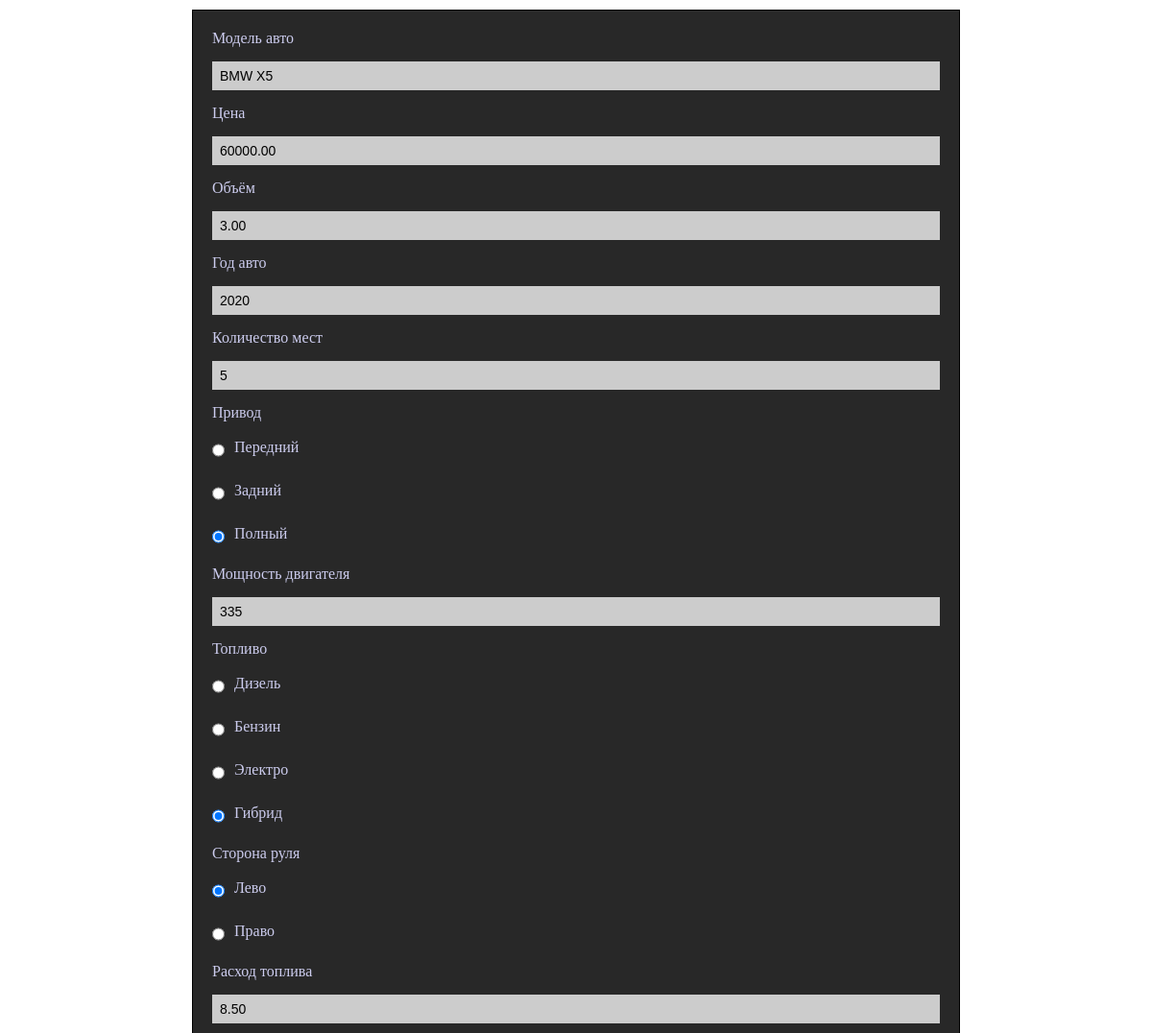
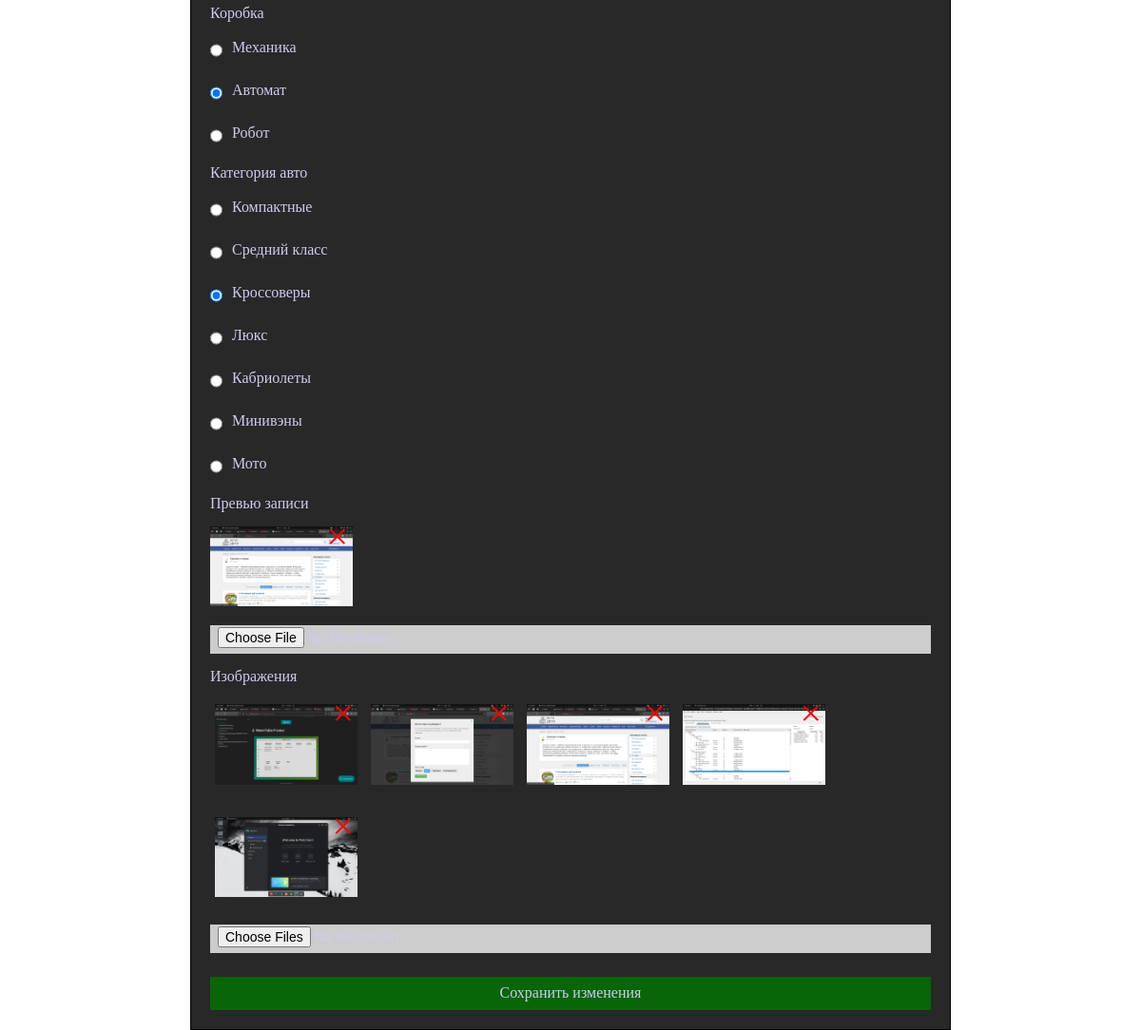
Page /edit.php?id=24 (signed in) on the committed database (2 pictures, top to bottom).
### tables this page shows
CREATE TABLE `car` (
  `id` int NOT NULL AUTO_INCREMENT,
  `model` varchar(50) NOT NULL,
  `price` decimal(10,2) NOT NULL,
  `engine_volume` decimal(4,2) NOT NULL,
  `year_of_manufacture` year NOT NULL,
  `number_of_seats` int NOT NULL,
  `drive` enum('Передний','Задний','Полный') NOT NULL,
  `engine_power` int NOT NULL,
  `fuel_type` enum('Дизель','Бензин','Электро','Гибрид') NOT NULL,
  `steering_side` enum('Лево','Право') NOT NULL,
  `fuel_consumption` decimal(4,2) NOT NULL,
  `transmission` enum('Механика','Автомат','Робот') NOT NULL,
  `category` enum('Компактные','Средний класс','Кроссоверы','Люкс','Кабриолеты','Минивэны','Мото') NOT NULL,
  `preview_image` varchar(255) NOT NULL,
  PRIMARY KEY (`id`)
);

### edit.php (the view, shortened to what this page needs)
<?php
include 'db.php';
$carId = $_GET['id'];
$sql = "SELECT car.id, car.model, car.price, car.engine_volume, car.year_of_manufacture, car.number_of_seats, car.drive,
               car.engine_power, car.fuel_type, car.steering_side, car.fuel_consumption, car.transmission, car.category,
               car.preview_image, car_images.image_path
        FROM car
        LEFT JOIN car_images ON car.id = car_images.car_id
        WHERE car.id = $carId";
$result = $conn->query($sql);
if ($result->num_rows > 0) {
    $row = $result->fetch_assoc();
    $model = $row['model'];
    $price = $row['price'];
    $engine_volume = $row['engine_volume'];
    $year_of_manufacture = $row['year_of_manufacture'];
    $number_of_seats = $row['number_of_seats'];
    $drive = $row['drive'];
    $engine_power = $row['engine_power'];
    $fuel_type = $row['fuel_type'];
    $steering_side = $row['steering_side'];
    $fuel_consumption = $row['fuel_consumption'];
    $transmission = $row['transmission'];
    $category = $row['category'];
    $preview_image = $row['preview_image'];
    $images = [];
    do {
        if ($row['image_path']) {
            $images[] = $row['image_path'];
        }
    } while ($row = $result->fetch_assoc());
} else {
    header("Location: list.php");
    exit();
}
?>
<!doctype html>
<html lang="en">
<head>
    <link rel="stylesheet" href="css/add.css">
</head>
<body>
<div class="wrapper">
    <form action="edit_process.php" method="post" class="form" enctype="multipart/form-data">
        <p class="form__text">Модель авто</p>
        <input type="text" class="form__input" name="model" value="<?php echo $model; ?>" required>
        <p class="form__text">Цена</p>
        <input type="number" class="form__input" name="price" value="<?php echo $price; ?>" step="0.01" required>
        <p class="form__text">Объём</p>
        <input type="number" class="form__input" name="engine_volume" value="<?php echo $engine_volume; ?>" step="0.01" required>
        <p class="form__text">Год авто</p>
        <input type="number" class="form__input" name="year_of_manufacture" value="<?php echo $year_of_manufacture; ?>" required>
        <p class="form__text">Количество мест</p>
        <input type="number" class="form__input" name="number_of_seats" value="<?php echo $number_of_seats; ?>" required>
        <p class="form__text">Привод</p>
        <div class="form__radio-block">
            <input type="radio" id="Передний" class="form__input" name="drive" value="Передний" <?php if ($drive === "Передний") echo "checked"; ?> required>
            <label for="Передний">Передний</label>
        </div>
        <div class="form__radio-block">
            <input type="radio" id="Задний" class="form__input" name="drive" value="Задний" <?php if ($drive === "Задний") echo "checked"; ?> required>
            <label for="Задний">Задний</label>
        </div>
        <div class="form__radio-block">
            <input type="radio" id="Полный" class="form__input" name="drive" value="Полный" <?php if ($drive === "Полный") echo "checked"; ?> required>
            <label for="Полный">Полный</label>
        </div>
        <p class="form__text">Мощность двигателя</p>
        <input type="number" class="form__input" name="engine_power" value="<?php echo $engine_power; ?>" required>
        <p class="form__text">Топливо</p>
        <div class="form__radio-block">
            <input type="radio" id="Дизель" class="form__input" name="fuel_type" value="Дизель" <?php if ($fuel_type === "Дизель") echo "checked"; ?> required>
            <label for="Дизель">Дизель</label>
        </div>
        <div class="form__radio-block">
            <input type="radio" id="Бензин" class="form__input" name="fuel_type" value="Бензин" <?php if ($fuel_type === "Бензин") echo "checked"; ?> required>
            <label for="Бензин">Бензин</label>
        </div>
        <div class="form__radio-block">
            <input type="radio" id="Электро" class="form__input" name="fuel_type" value="Электро" <?php if ($fuel_type === "Электро") echo "checked"; ?> required>
            <label for="Электро">Электро</label>
        </div>
        <div class="form__radio-block">
            <input type="radio" id="Гибрид" class="form__input" name="fuel_type" value="Гибрид" <?php if ($fuel_type === "Гибрид") echo "checked"; ?> required>
            <label for="Гибрид">Гибрид</label>
        </div>
        <p class="form__text">Сторона руля</p>
        <div class="form__radio-block">
            <input type="radio" id="Лево" class="form__input" name="steering_side" value="Лево" <?php if ($steering_side === "Лево") echo "checked"; ?> required>
            <label for="Лево">Лево</label>
        </div>
        <div class="form__radio-block">
            <input type="radio" id="Право" class="form__input" name="steering_side" value="Право" <?php if ($steering_side === "Право") echo "checked"; ?> required>
            <label for="Право">Право</label>
        </div>
        <p class="form__text">Расход топлива</p>
        <input type="number" class="form__input" name="fuel_consumption" value="<?php echo $fuel_consumption; ?>" step="0.01" required>
        <p class="form__text">Коробка</p>
        <div class="form__radio-block">
            <input type="radio" id="Механика" class="form__input" name="transmission" value="Механика" <?php if ($transmission === "Механика") echo "checked"; ?> required>
            <label for="Механика">Механика</label>
        </div>
        <div class="form__radio-block">
            <input type="radio" id="Автомат" class="form__input" name="transmission" value="Автомат" <?php if ($transmission === "Автомат") echo "checked"; ?> required>
            <label for="Автомат">Автомат</label>
        </div>
        <div class="form__radio-block">
            <input type="radio" id="Робот" class="form__input" name="transmission" value="Робот" <?php if ($transmission === "Робот") echo "checked"; ?> required>
            <label for="Робот">Робот</label>
        </div>
        <p class="form__text">Категория авто</p>
        <div class="form__radio-block">
            <input type="radio" id="Компактные" class="form__input" name="category" value="Компактные" <?php if ($category === "Компактные") echo "checked"; ?> required>
            <label for="Компактные">Компактные</label>
        </div>
        <div class="form__radio-block">
            <input type="radio" id="Средний класс" class="form__input" name="category" value="Средний класс" <?php if ($category === "Средний класс") echo "checked"; ?> required>
            <label for="Средний класс">Средний класс</label>
        </div>
        <div class="form__radio-block">
            <input type="radio" id="Кроссоверы" class="form__input" name="category" value="Кроссоверы" <?php if ($category === "Кроссоверы") echo "checked"; ?> required>
            <label for="Кроссоверы">Кроссоверы</label>
        </div>
        <div class="form__radio-block">
            <input type="radio" id="Люкс" class="form__input" name="category" value="Люкс" <?php if ($category === "Люкс") echo "checked"; ?> required>
            <label for="Люкс">Люкс</label>
        </div>
        <div class="form__radio-block">
            <input type="radio" id="Кабриолеты" class="form__input" name="category" value="Кабриолеты" <?php if ($category === "Кабриолеты") echo "checked"; ?> required>
            <label for="Кабриолеты">Кабриолеты</label>
        </div>
        <div class="form__radio-block">
            <input type="radio" id="Минивэны" class="form__input" name="category" value="Минивэны" <?php if ($category === "Минивэны") echo "checked"; ?> required>
            <label for="Минивэны">Минивэны</label>
        </div>
        <div class="form__radio-block">
            <input type="radio" id="Мото" class="form__input" name="category" value="Мото" <?php if ($category === "Мото") echo "checked"; ?> required>
            <label for="Мото">Мото</label>
        </div>
        <p class="form__text">Превью записи</p>
        <div class="preview-container">
            <img id="preview" class="img-preview" src="<?php echo !empty($preview_image) ? $preview_image : ''; ?>" <?php if (empty($preview_image)) echo 'style="display:none;"'; ?>>
            <span id="removePreview" class="remove-preview" <?php if (empty($preview_image)) echo 'style="display:none;"'; ?>>&times;</span>
        </div>
        <input type="file" class="form__input" name="new_preview_image" id="photoInput">
        <p class="form__text">Изображения</p>
        <div id="images">
            <?php foreach ($images as $index => $image): ?>
                <div class="image-wrapper" id="image-wrapper-<?php echo $index; ?>">
                    <img src="<?php echo $image; ?>" class="img-preview" id="image-<?php echo $index; ?>">
                    <span class="close-button" onclick="removeExistingImage(<?php echo $index; ?>)">&times;</span>
                </div>
            <?php endforeach; ?>
        </div>
        <input type="file" class="form__input" name="new_images[]" id="images-input" multiple>
        <button type="submit" class="form__button btn" name="edit">Сохранить изменения</button>
    </form>
</div>
</body>
</html>

### css/add.css (style rules this page uses)
* { margin: 0; border: 0; padding: 0; }
*,*::before,*::after { box-sizing: inherit; }
html,body { height: 100%; box-sizing: border-box; }
button { font: inherit; color: inherit; cursor: pointer; background-color: transparent; }
.wrapper { overflow: hidden; display: flex; align-items: center; justify-content: center; margin: 10px 0; }
.form { width: 800px; background-color: #282828; padding: 20px; border: 1px solid #000; display: flex; flex-direction: column; color: #cce; }
.form__input { height: 30px; margin-bottom: 15px; background-color: #ccc; font-size: 14px; padding: 2px 8px; }
.form__text { font-size: 16px; margin-bottom: 15px; }
.form__radio-block { display: flex; }
.form__radio-block label { height: 100%; margin-left: 10px; display: block; margin-top: 3px; }
.form__button { width: 100%; height: 35px; margin: 0 auto; background-color: rgb(8, 101, 8); margin-top: 10px; }
.img-preview { width: 150px; margin-bottom: 20px; }
.preview-container { position: relative; display: inline-block; width: fit-content; }
.remove-preview { position: absolute; top: -18px; right: 0; cursor: pointer; color: red; padding: 5px; display: none; font-size: 40px; }
.image-wrapper { display: inline-block; position: relative; margin: 5px; }
.image-wrapper img { display: block; width: 150px; }
.close-button { position: absolute; top: -14px; right: 4px; cursor: pointer; color: red; font-size: 40px; }

### rows in the picture
car: model "BMW X5", price "60000.00", engine_volume "3.00", year_of_manufacture "2020", number_of_seats "5", drive "☐ Передний", drive "☐ Задний", drive "☑ Полный", engine_power "335", fuel_type "☐ Дизель", fuel_type "☐ Бензин", fuel_type "☐ Электро", fuel_type "☑ Гибрид", steering_side "☑ Лево", steering_side "☐ Право", fuel_consumption "8.50", transmission "☐ Механика", transmission "☑ Автомат", transmission "☐ Робот", category "☐ Компактные", category "☐ Средний класс", category "☑ Кроссоверы", category "☐ Люкс", category "☐ Кабриолеты", category "☐ Минивэны", category "☐ Мото", preview_image (picture)
